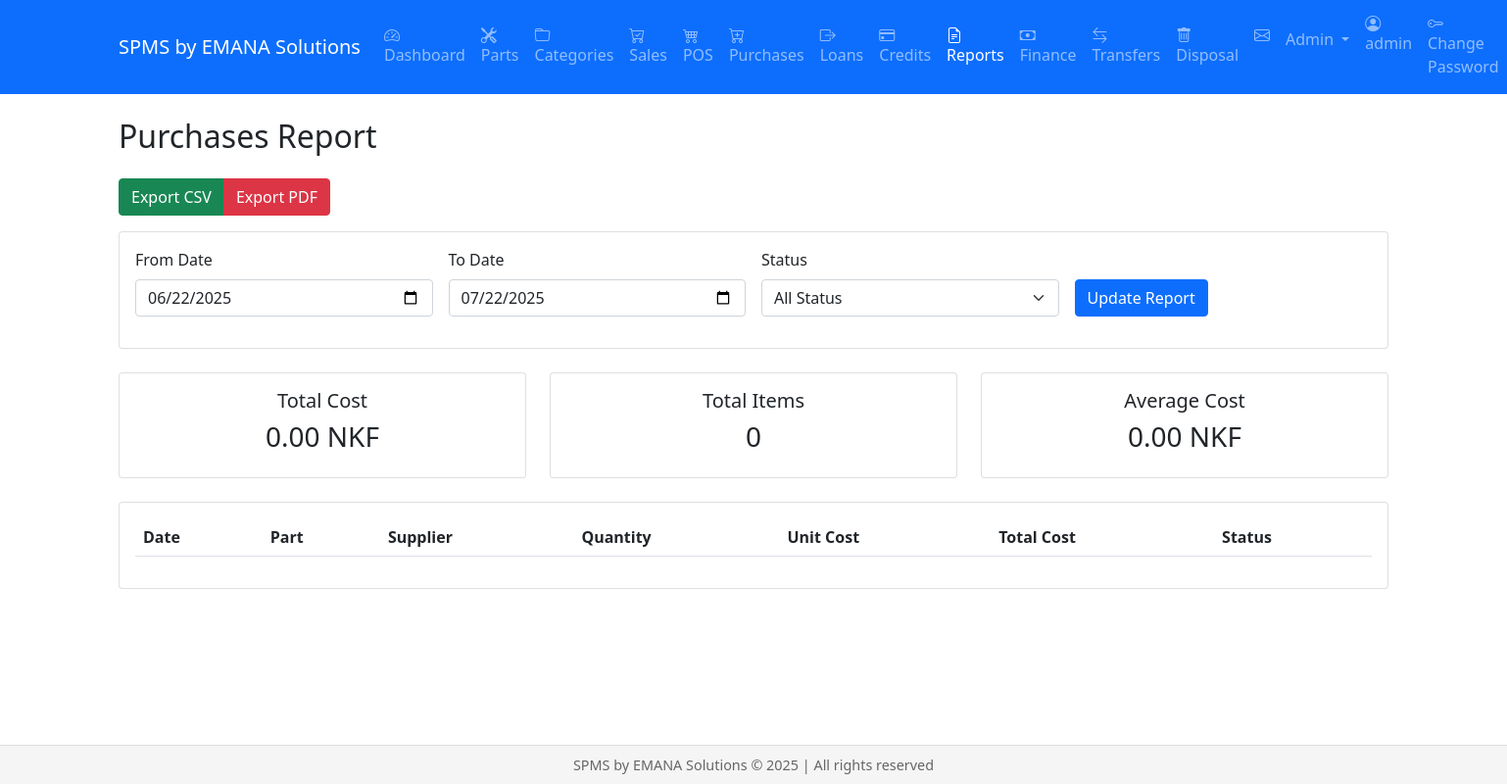
The page /reports/purchases (signed in) on the database as committed earlier.
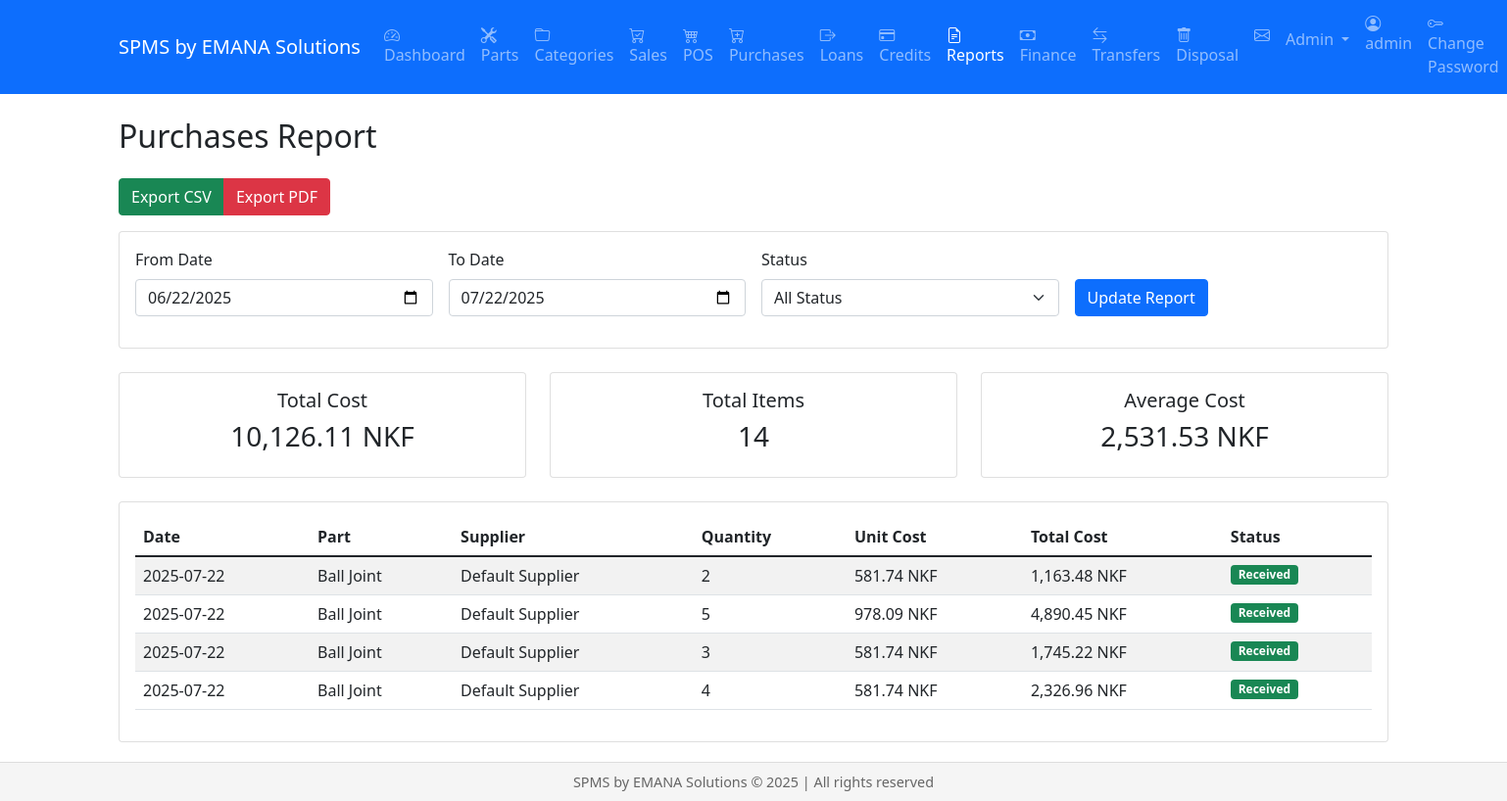
The same page on the database as committed later.
### models.py (models this page shows, shortened)
class Purchase(db.Model):
    id = db.Column(db.Integer, primary_key=True)
    part_id = db.Column(db.Integer, db.ForeignKey('parts.id'))  # Changed from 'part.id' to 'parts.id'
    supplier_id = db.Column(db.Integer, db.ForeignKey('supplier.id'))
    warehouse_id = db.Column(db.Integer, db.ForeignKey('warehouse.id'))
    quantity = db.Column(db.Integer)
    unit_cost = db.Column(db.Float)
    total_cost = db.Column(db.Float)
    purchase_date = db.Column(db.DateTime, default=datetime.utcnow)
    status = db.Column(db.String(20))  # pending, received, cancelled
    invoice_number = db.Column(db.String(50))
    user_id = db.Column(db.Integer, db.ForeignKey('user.id'))
    voided = db.Column(db.Boolean, default=False)  # Added voided field
    unit_aed_price = db.Column(db.Float)  # Add this field
    part = db.relationship('Part',
                         backref=db.backref('purchases', lazy=True),
                         foreign_keys=[part_id],
                         primaryjoin='Purchase.part_id == Part.id')
    supplier = db.relationship('Supplier',
                             backref=db.backref('purchases', lazy=True),
                             foreign_keys=[supplier_id],
                             primaryjoin='Purchase.supplier_id == Supplier.id')
    warehouse = db.relationship('Warehouse',
                              backref=db.backref('purchases', lazy=True),
                              foreign_keys=[warehouse_id],
                              primaryjoin='Purchase.warehouse_id == Warehouse.id')
    user = db.relationship('User',
                         backref=db.backref('purchases', lazy=True),
                         foreign_keys=[user_id],
                         primaryjoin='Purchase.user_id == User.id')

class Part(db.Model):
    __tablename__ = 'parts'
    id = db.Column(db.Integer, primary_key=True)
    part_number = db.Column(db.String(100), unique=True, nullable=False)
    name = db.Column(db.String(200), nullable=False)
    description = db.Column(db.Text)
    stock_level = db.Column(db.Integer, default=0)
    cost_price = db.Column(db.Float, default=0.0)
    selling_price = db.Column(db.Float, default=0.0)
    location = db.Column(db.String(100))
    manufacturer = db.Column(db.String(100), nullable=False)
    quality_level = db.Column(db.String(20), nullable=False)
    code = db.Column(db.String(100))
    substitute_part_number = db.Column(db.String(100))  # Changed from make
    min_stock = db.Column(db.Integer, default=0)  # Added minimum stock level
    weight = db.Column(db.Float)
    height = db.Column(db.Float)
    length = db.Column(db.Float)
    width = db.Column(db.Float)
    color = db.Column(db.String(50))
    image_url = db.Column(db.String(255))
    unit = db.Column(db.String(20))  # piece, set, box
    min_price = db.Column(db.Float)
    max_price = db.Column(db.Float)
    cost_price = db.Column(db.Float)  # Average cost price
    category_id = db.Column(db.Integer, db.ForeignKey('category.id'))
    supplier_id = db.Column(db.Integer, db.ForeignKey('supplier.id'))
    warranty_period = db.Column(db.Integer)  # in months
    barcode = db.Column(db.String(100), unique=True)
    created_at = db.Column(db.DateTime, default=datetime.utcnow)
    updated_at = db.Column(db.DateTime, onupdate=datetime.utcnow)
    cost_price_dirham = db.Column(db.Float, default=0.0)

class Supplier(db.Model):
    id = db.Column(db.Integer, primary_key=True)
    name = db.Column(db.String(200), nullable=False)
    contact_person = db.Column(db.String(100))
    email = db.Column(db.String(120))
    phone = db.Column(db.String(20))
    address = db.Column(db.Text)
    payment_terms = db.Column(db.Text)
    parts = db.relationship('Part', backref='supplier', lazy=True)

### views/reports.py (the view)
@reports.route('/reports/purchases')
@login_required
@role_required('admin', 'manager')
def purchases():
    start_date_str = request.args.get('start_date')
    end_date_str = request.args.get('end_date')
    status = request.args.get('status', '')
    start_datetime, end_datetime = parse_date_range(start_date_str, end_date_str)
    query = Purchase.query.filter(
        Purchase.purchase_date >= start_datetime,
        Purchase.purchase_date <= end_datetime
    )
    if status:
        query = query.filter(Purchase.status == status)
    purchases = query.all()
    total_cost = sum(purchase.total_cost for purchase in purchases)
    total_items = sum(purchase.quantity for purchase in purchases)
    average_cost = total_cost / len(purchases) if purchases else 0
    statuses = ['pending', 'received', 'cancelled']
    return render_template('reports/purchases.html',
                         purchases=purchases,
                         start_date=format_date(start_datetime),
                         end_date=format_date(end_datetime),
                         total_cost=total_cost,
                         total_items=total_items,
                         average_cost=average_cost,
                         selected_status=status,
                         statuses=statuses)

### models.py (called while the page is built)
    @property
    def is_authenticated(self):
        return True

### utils/date_utils.py (called while the page is built)
def format_date(date: datetime) -> str:
    return date.strftime(DATE_FORMAT)

def parse_date_range(start_date_str: str | None, end_date_str: str | None, default_days: int = 30) -> tuple[datetime, datetime]:
    try:
        if start_date_str and end_date_str:
            start_date = get_start_of_day(parse_date(start_date_str))
            end_date = get_end_of_day(parse_date(end_date_str))
        else:
            end_date = datetime.utcnow()
            start_date = end_date - timedelta(days=default_days)
        return start_date, end_date
    except ValueError:
        end_date = datetime.utcnow()
        start_date = end_date - timedelta(days=default_days)
        return start_date, end_date

### views/utils.py (called while the page is built)
def role_required(*roles):
    def decorator(f):
        @wraps(f)
        def decorated_function(*args, **kwargs):
            if not current_user.role in roles:
                abort(403)  # Forbidden
            return f(*args, **kwargs)
        return decorated_function
    return decorator

### templates/reports/purchases.html (shortened to what the changed rows need)
{% extends "base.html" %}
{% block content %}
<div class="container">
    <h2 class="mb-4">Purchases Report</h2>
    <div class="row mb-4">
        <div class="col-md-4">
            <div class="card">
                <div class="card-body text-center">
                    <h5 class="card-title">Total Cost</h5>
                    <h3>{{ "{:,.2f}".format(total_cost) }} NKF</h3>
                </div>
            </div>
        </div>
        <div class="col-md-4">
            <div class="card">
                <div class="card-body text-center">
                    <h5 class="card-title">Total Items</h5>
                    <h3>{{ total_items }}</h3>
                </div>
            </div>
        </div>
        <div class="col-md-4">
            <div class="card">
                <div class="card-body text-center">
                    <h5 class="card-title">Average Cost</h5>
                    <h3>{{ "{:,.2f}".format(average_cost) }} NKF</h3>
                </div>
            </div>
        </div>
    </div>
    <div class="card">
        <div class="card-body">
            <div class="table-responsive">
                <table class="table table-striped">
                    <thead>
                        <tr>
                            <th>Date</th>
                            <th>Part</th>
                            <th>Supplier</th>
                            <th>Quantity</th>
                            <th>Unit Cost</th>
                            <th>Total Cost</th>
                            <th>Status</th>
                        </tr>
                    </thead>
                    <tbody>
                        {% for purchase in purchases %}
                        <tr>
                            <td>{{ purchase.purchase_date.strftime('%Y-%m-%d') }}</td>
                            <td>{{ purchase.part.name }}</td>
                            <td>{{ purchase.supplier.name }}</td>
                            <td>{{ purchase.quantity }}</td>
                            <td>{{ "{:,.2f}".format(purchase.unit_cost) }} NKF</td>
                            <td>{{ "{:,.2f}".format(purchase.total_cost) }} NKF</td>
                            <td>
                                <span class="badge {% if purchase.status == 'pending' %}bg-warning
                                                 {% elif purchase.status == 'received' %}bg-success
                                                 {% else %}bg-danger{% endif %}">
                                    {{ purchase.status|title }}
                                </span>
                            </td>
                        </tr>
                        {% endfor %}
                    </tbody>
                </table>
            </div>
        </div>
    </div>
</div>
{% endblock %}

Rows that differ between the two databases and show on the page:
added Purchase: purchase_date "2025-07-22", part.name "Ball Joint", supplier.name "Default Supplier", quantity "2", unit_cost "581.74", total_cost "1,163.48", status "Received"
added Purchase: purchase_date "2025-07-22", part.name "Ball Joint", supplier.name "Default Supplier", quantity "5", unit_cost "978.09", total_cost "4,890.45", status "Received"
added Purchase: purchase_date "2025-07-22", part.name "Ball Joint", supplier.name "Default Supplier", quantity "3", unit_cost "581.74", total_cost "1,745.22", status "Received"
added Purchase: purchase_date "2025-07-22", part.name "Ball Joint", supplier.name "Default Supplier", quantity "4", unit_cost "581.74", total_cost "2,326.96", status "Received"
Other text that changed with them:
{{ "{:,.2f}".format(total_cost) }}: "0.00" → "10,126.11"
{{ total_items }}: "0" → "14"
{{ "{:,.2f}".format(average_cost) }}: "0.00" → "2,531.53"
